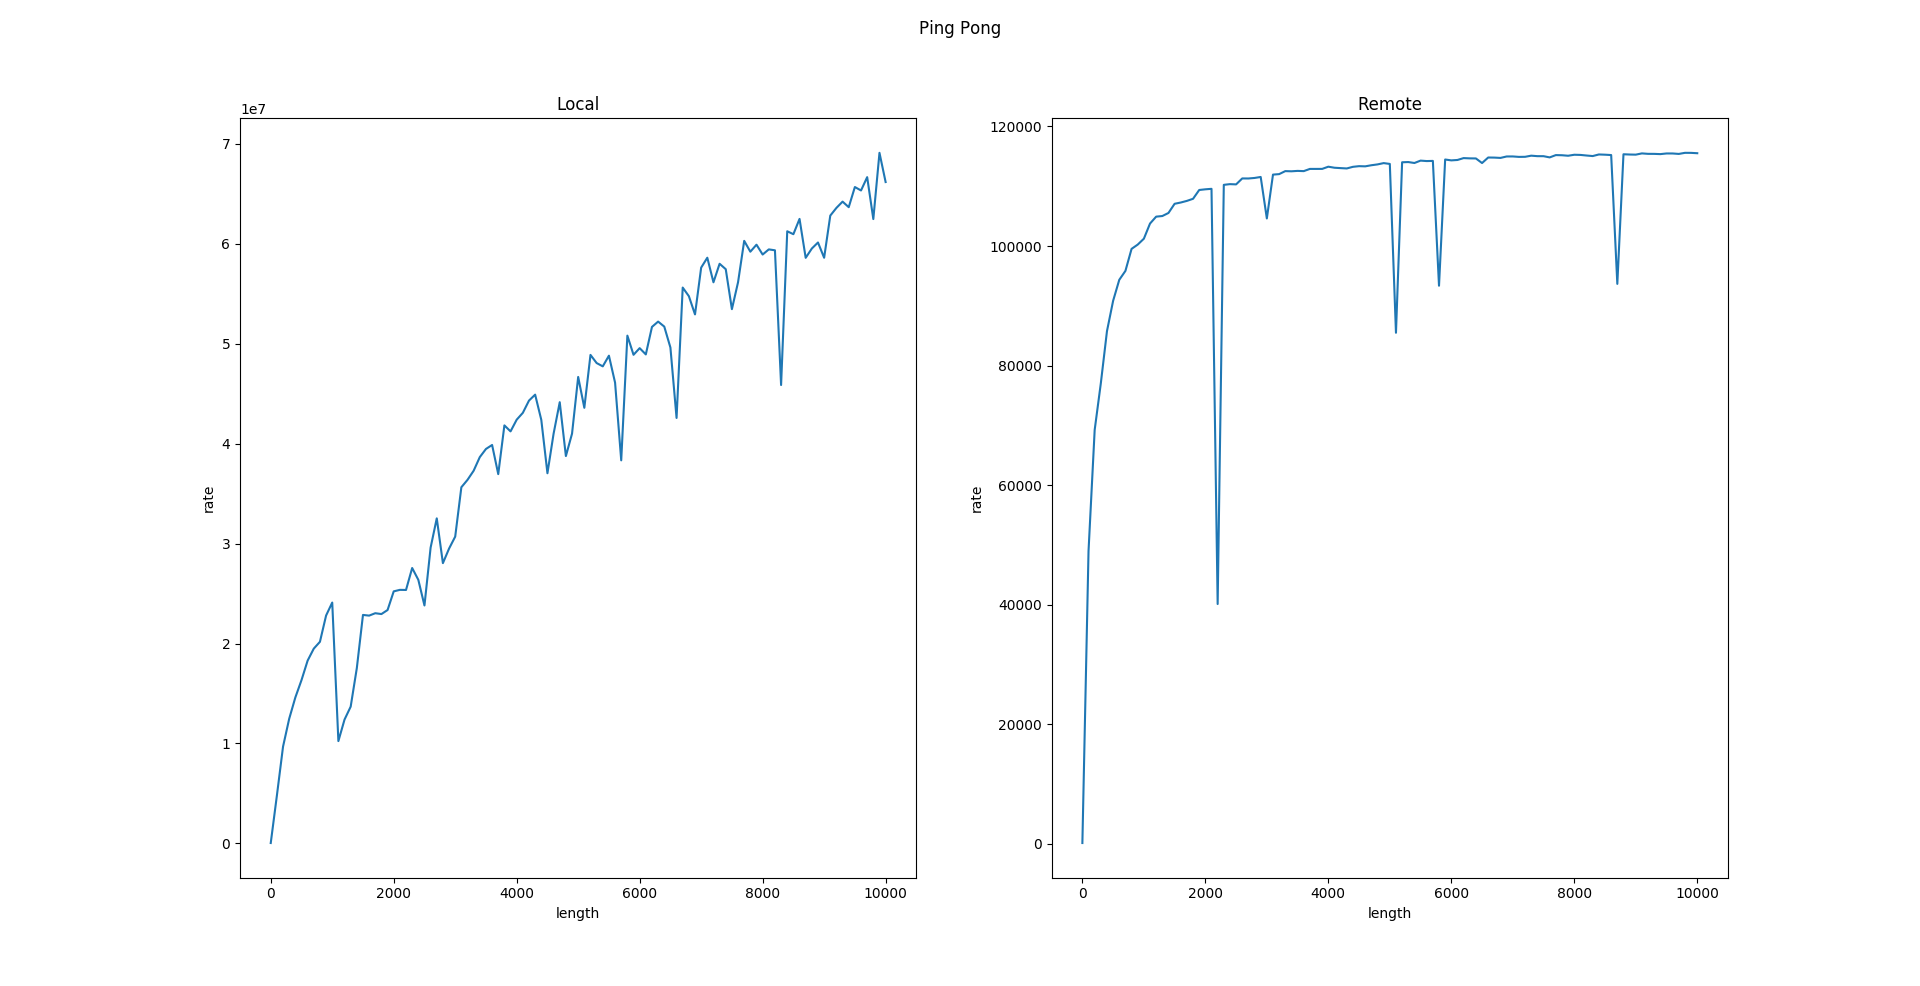

Write Python code to recreate this figure.
import matplotlib.pyplot as plt
import pandas as pd

local  = pd.read_csv("local.csv")
remote = pd.read_csv("remote.csv")

fig, ax = plt.subplots(1, 2)

fig.suptitle("Ping Pong")

ax[0].plot(local['length'], local['rate'])
ax[0].set_title("Local")
ax[0].set_xlabel("length")
ax[0].set_ylabel("rate")

ax[1].plot(remote['length'], remote['rate'])
ax[1].set_title("Remote")
ax[1].set_xlabel("length")
ax[1].set_ylabel("rate")

plt.show()
